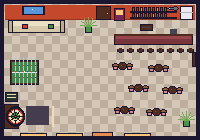
#> input picture assets/art/smokva/room.png, 200 x 140 px
$ python create_davor_photo_concept.py
#> lines starting #> are read from the running program, lines starting #| are printed output that depends on the picture
#!/usr/bin/python3
"""Concept sheet: an easter egg in Krešo's bar on Smokva.

A faded photo hangs on the wall between the TV and the back door. It shows a
Davor at about 40, his beard still brown, drinking at this counter with a Brine
of about 20 with white eyes, the one Krešo half remembers: the Voice from
R-7, before his body was destroyed. They knew each other
and came here together. A younger Krešo stands behind the counter.

Writes art/concepts/davor_photo_concept.png and, for the game,
assets/art/smokva/davor_photo.png (the framed photo, shown big when the player
looks at it) and assets/art/smokva/photo_frame.png (the small frame on the
bar wall, drawn at the room's own scale).
"""
import random
from pathlib import Path

from PIL import Image, ImageDraw, ImageFont

ROOT = Path(__file__).resolve().parent.parent
OUT = ROOT / "art/concepts/davor_photo_concept.png"
ASSETS = ROOT / "assets/art/smokva"
## Where the small frame hangs in assets/art/smokva/room.png, top left.
FRAME_AT = (60, 6)
FONT = ImageFont.load_default()

INK = (28, 23, 48)
CREAM = (238, 222, 184)
YELLOW = (236, 192, 56)
WALL_RED = (196, 72, 44)
WALL_RED_DARK = (150, 52, 34)
COUNTER = (128, 40, 52)
COUNTER_DARK = (92, 28, 40)
COUNTER_TOP = (160, 64, 72)
SHELF = (70, 44, 34)
SKIN = (222, 170, 120)
SKIN_DARK = (186, 132, 92)
DAVOR_BEARD = (122, 80, 44)
DAVOR_CAP = (198, 200, 206)
DAVOR_VEST = (108, 92, 64)
DAVOR_SHIRT = (214, 214, 206)
DAVOR_EYE = (70, 130, 220)
BRINE_HAIR = (46, 32, 30)
BRINE_HAIR_SHINE = (96, 70, 58)
DAVOR_GREY = (176, 166, 150)
BRINE_CLOAK = (78, 96, 84)
BRINE_CLOAK_DARK = (56, 70, 62)
BRINE_EYE = (255, 255, 255)
BRINE_GLOW = (200, 236, 255)
KRESO_HAIR = (44, 30, 26)
KRESO_APRON = (34, 90, 56)
KRESO_DOT = (236, 200, 60)
TOWEL = (236, 232, 214)
BEER = (236, 176, 48)
FOAM = (250, 246, 230)
GLASS = (200, 220, 230)
FRAME = (92, 56, 34)
FRAME_LIGHT = (140, 92, 56)


def rect(d, x, y, w, h, colour):
    d.rectangle((x, y, x + w - 1, y + h - 1), fill=colour)


def mug(d, x, y):
    """A beer mug, 4x5, handle on the right."""
    rect(d, x, y + 1, 4, 4, BEER)
    rect(d, x, y, 4, 1, FOAM)
    d.point((x + 4, y + 2), fill=GLASS)
    d.point((x + 4, y + 3), fill=GLASS)


def davor(d, x, y):
    """Davor at about 40: the same grey cap and blue eyes, a brown beard with the
    first grey in it, raising a beer."""
    rect(d, x + 1, y, 8, 3, DAVOR_CAP)                 # cap
    rect(d, x + 1, y + 3, 8, 6, SKIN)                  # face
    d.point((x + 3, y + 5), fill=DAVOR_EYE)
    d.point((x + 6, y + 5), fill=DAVOR_EYE)
    rect(d, x + 1, y + 7, 8, 4, DAVOR_BEARD)           # beard
    rect(d, x + 3, y + 7, 4, 1, SKIN_DARK)             # grin
    d.point((x + 1, y + 9), fill=DAVOR_GREY)           # first grey in the beard
    d.point((x + 8, y + 8), fill=DAVOR_GREY)
    rect(d, x + 0, y + 11, 10, 10, DAVOR_SHIRT)        # shirt
    rect(d, x + 2, y + 11, 6, 10, DAVOR_VEST)          # vest
    rect(d, x - 2, y + 6, 2, 6, DAVOR_SHIRT)           # raised arm
    mug(d, x - 4, y + 1)


def brine(d, x, y):
    """The Voice at about 20, a Brine already: as tall as Davor, handsome, dark
    hair swept to one side, a strong jaw, a sure half-smile, white eyes with a
    faint glow, an open travel jacket over a light shirt, one arm over Davor's
    shoulder."""
    rect(d, x + 1, y + 1, 9, 3, BRINE_HAIR)            # hair, swept to the right
    rect(d, x + 3, y, 7, 1, BRINE_HAIR)
    rect(d, x + 4, y + 1, 4, 1, BRINE_HAIR_SHINE)      # shine
    rect(d, x + 7, y + 4, 3, 1, BRINE_HAIR)            # fringe falling over the brow
    rect(d, x + 1, y + 4, 9, 7, SKIN)                  # face
    rect(d, x + 1, y + 4, 1, 3, BRINE_HAIR)            # sideburn
    rect(d, x + 3, y + 5, 2, 1, BRINE_HAIR)            # brows
    rect(d, x + 7, y + 5, 2, 1, BRINE_HAIR)
    for ex in (x + 4, x + 7):
        d.point((ex - 1, y + 6), fill=BRINE_GLOW)
        d.point((ex, y + 6), fill=BRINE_EYE)
    d.point((x + 6, y + 7), fill=SKIN_DARK)            # nose
    d.point((x + 6, y + 8), fill=SKIN_DARK)
    rect(d, x + 4, y + 9, 3, 1, SKIN_DARK)             # half-smile, up at one corner
    d.point((x + 7, y + 8), fill=SKIN_DARK)
    rect(d, x + 1, y + 10, 1, 1, SKIN_DARK)            # jaw
    rect(d, x + 9, y + 10, 1, 1, SKIN_DARK)
    rect(d, x + 3, y + 11, 5, 1, SKIN_DARK)            # neck shadow
    rect(d, x, y + 11, 11, 11, BRINE_CLOAK)            # jacket
    rect(d, x + 4, y + 11, 3, 11, DAVOR_SHIRT)         # open over a light shirt
    d.point((x + 3, y + 12), fill=BRINE_CLOAK_DARK)    # lapels
    d.point((x + 7, y + 12), fill=BRINE_CLOAK_DARK)
    rect(d, x - 6, y + 11, 7, 2, BRINE_CLOAK)          # arm over Davor's shoulder
    rect(d, x + 11, y + 12, 2, 5, BRINE_CLOAK)         # other arm, holding a beer on the counter
    mug(d, x + 11, y + 16)


def kreso(d, x, y):
    """Krešo, younger, behind the counter: dark hair, a shorter beard, the dotted apron
    and the towel on his shoulder, wiping a glass as always."""
    rect(d, x + 1, y, 8, 3, KRESO_HAIR)
    rect(d, x + 1, y + 3, 8, 5, SKIN)
    d.point((x + 3, y + 4), fill=INK)
    d.point((x + 6, y + 4), fill=INK)
    rect(d, x + 1, y + 6, 8, 3, KRESO_HAIR)
    rect(d, x, y + 9, 10, 10, KRESO_APRON)
    for dx, dy in ((2, 11), (6, 13), (3, 16)):
        d.point((x + dx, y + dy), fill=KRESO_DOT)
    rect(d, x - 1, y + 9, 2, 6, TOWEL)
    rect(d, x + 10, y + 10, 3, 4, GLASS)


def photo_scene():
    """The photo at native size, 84x60, before it fades."""
    img = Image.new("RGBA", (84, 60), WALL_RED)
    d = ImageDraw.Draw(img)
    rect(d, 0, 22, 84, 38, WALL_RED_DARK)
    # Bottle shelf behind the counter.
    rect(d, 40, 6, 44, 2, SHELF)
    rect(d, 40, 16, 44, 2, SHELF)
    rng = random.Random(3)
    for row in (1, 11):
        for bx in range(42, 82, 3):
            colour = rng.choice([(60, 120, 70), (120, 70, 40), (200, 190, 150), (70, 80, 140)])
            rect(d, bx, row, 2, 5, colour)
    kreso(d, 58, 20)
    # The counter in front, the two friends leaning on it.
    davor(d, 14, 22)
    brine(d, 30, 21)
    rect(d, 0, 42, 84, 3, COUNTER_TOP)
    rect(d, 0, 45, 84, 15, COUNTER)
    rect(d, 0, 52, 84, 1, COUNTER_DARK)
    mug(d, 66, 38)
    return img


def faded(img):
    """An old print: warm, washed-out colours, a darker edge, a crease and a torn corner."""
    w, h = img.size
    out = Image.new("RGBA", img.size)
    for y in range(h):
        for x in range(w):
            r, g, b, a = img.getpixel((x, y))
            grey = (r + g + b) / 3
            r, g, b = (grey * 0.45 + r * 0.55, grey * 0.45 + g * 0.55, grey * 0.45 + b * 0.55)
            r, g, b = r * 1.04 + 18, g * 0.98 + 12, b * 0.86
            edge = min(x, y, w - 1 - x, h - 1 - y)
            if edge < 4:
                r, g, b = r * (0.82 + 0.045 * edge), g * (0.82 + 0.045 * edge), b * (0.82 + 0.045 * edge)
            out.putpixel((x, y), (int(min(255, r)), int(min(255, g)), int(min(255, b)), a))
    d = ImageDraw.Draw(out)
    for i in range(h):
        x = 52 + i // 9
        r, g, b, a = out.getpixel((x, i))
        out.putpixel((x, i), (min(255, r + 26), min(255, g + 24), min(255, b + 20), a))
    d.polygon([(w - 1, h - 6), (w - 1, h - 1), (w - 6, h - 1)], fill=(0, 0, 0, 0))
    # The Brine's eyes stay white; they never fade on any print.
    for ex in (34, 37):
        out.putpixel((ex, 27), BRINE_EYE + (255,))
    return out


def framed(photo):
    w, h = photo.size
    img = Image.new("RGBA", (w + 8, h + 8), FRAME)
    d = ImageDraw.Draw(img)
    d.rectangle((0, 0, w + 7, h + 7), outline=INK)
    d.rectangle((2, 2, w + 5, h + 5), outline=FRAME_LIGHT)
    img.alpha_composite(photo, (4, 4))
    return img


def wall_frame():
    """The photo as it looks on the wall from across the room: a 10x8 frame with
    two small figures and one white point for the eyes."""
    img = Image.new("RGBA", (10, 8), FRAME)
    d = ImageDraw.Draw(img)
    d.rectangle((0, 0, 9, 7), outline=INK)
    d.rectangle((2, 2, 7, 5), fill=(200, 160, 120))
    d.point((3, 3), fill=(120, 90, 60))
    d.point((6, 3), fill=(90, 66, 50))
    d.point((6, 2), fill=(255, 255, 255))
    return img


def wall_view():
    """The top of the bar room with the photo hung between the TV and the back door."""
    room = Image.open(ROOT / "assets/art/smokva/room.png").convert("RGBA").crop((0, 0, 200, 40))
    room.alpha_composite(wall_frame(), FRAME_AT)
    return room


def back_of_photo():
    img = Image.new("RGBA", (200, 70), (226, 212, 180, 255))
    d = ImageDraw.Draw(img)
    d.rectangle((0, 0, 199, 69), outline=(170, 150, 120))
    d.text((10, 10), "SMOKVA. D. and the kid.", font=FONT, fill=(70, 60, 90))
    d.text((10, 26), "Their tab is still open!!", font=FONT, fill=(70, 60, 90))
    d.text((10, 42), "            - K.", font=FONT, fill=(70, 60, 90))
    return img


def build():
    sheet = Image.new("RGBA", (1240, 580), (40, 34, 58, 255))
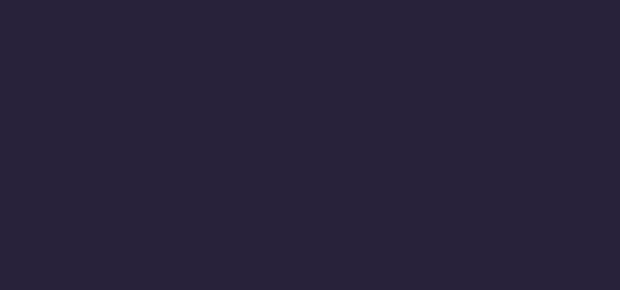
#> sheet: PIL image 1240x580 RGBA (shown at 1/2 size); mean R, G, B, A 40, 34, 58, 255
    d = ImageDraw.Draw(sheet)

    def label(x, y, title):
        d.rectangle((x, y, x + int(d.textlength(title, font=FONT)) + 8, y + 13), fill=YELLOW, outline=INK)
        d.text((x + 4, y + 1), title, font=FONT, fill=INK)

    def panel(img, x, y, scale, title, note):
        big = img.resize((img.width * scale, img.height * scale), Image.NEAREST)
        sheet.alpha_composite(big, (x, y + 18))
        label(x, y, title)
        d.text((x, y + 24 + big.height), note, font=FONT, fill=CREAM)

    panel(framed(faded(photo_scene())), 20, 10, 7, "THE PHOTO (shown big when you look at it)",
          "Davor at about 40, beard still brown with the first grey, the same grey cap and blue eyes, raises a beer.\n"
          "The Brine, about 20, has an arm over his shoulder: handsome, dark hair swept aside, a half-smile, white eyes. He is the Voice from R-7.\n"
          "Behind the counter, a younger Kreso wipes a glass. The colours have faded; the white eyes have not.")
#> in faded, `w, h = img.size`: w = 84; h = 60
#> after the loop in faded, `for y in range(h):`:
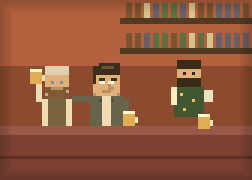
#> out: PIL image 84x60 RGBA (shown 3 times larger); mean R, G, B, A 141.8, 85.9, 59.5, 255
#> the loop in faded, `for i in range(h):` made 60 passes
#> (r, g, b) on passes 1 to 8: (146, 79, 50), (89, 84, 89), (93, 88, 94), (98, 93, 98), (103, 97, 103), (103, 97, 103), (81, 57, 35), (81, 57, 35)
#> in framed, `w, h = photo.size`: w = 84; h = 60
#> in framed, `img = Image.new("RGBA", (w + 8, h + 8), FRAME)`:
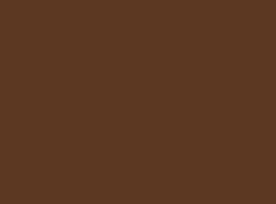
#> img: PIL image 92x68 RGBA (shown 3 times larger); mean R, G, B, A 92, 56, 34, 255
#> in framed, `img.alpha_composite(photo, (4, 4))`:
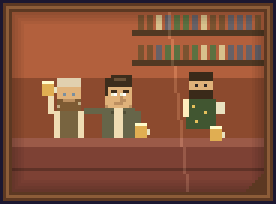
#> img: PIL image 92x68 RGBA (shown 3 times larger); mean R, G, B, A 131.4, 80.4, 56.5, 255
    panel(wall_view(), 700, 10, 2, "WHERE IT HANGS",
          "Top wall of the bar, between the TV and the back door.\nA small frame you can walk up to and look at.")
#> call 2 of panel, with x = 700, y = 10, scale = 2, title = 'WHERE IT HANGS'
#> in panel (call 2), `big = img.resize((img.width * scale, img.height * scale), Image.NEAREST)`:
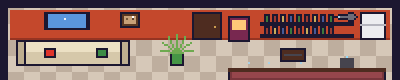
#> big: PIL image 400x80 RGBA; mean R, G, B, A 145.7, 110.3, 103.6, 255
    panel(back_of_photo(), 700, 160, 2, "THE BACK OF THE PHOTO",
          "Kreso's handwriting.")
#> call 3 of panel, with x = 700, y = 160, scale = 2, title = 'THE BACK OF THE PHOTO', note = "Kreso's handwriting."
#> in panel (call 3), `big = img.resize((img.width * scale, img.height * scale), Image.NEAREST)`:
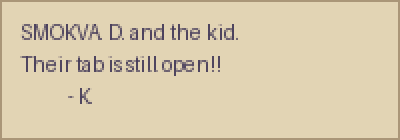
#> big: PIL image 400x140 RGBA; mean R, G, B, A 218.4, 204.3, 174.6, 255
    d.text((700, 340), "LOOKING AT IT (proposed lines)", font=FONT, fill=YELLOW)
    d.multiline_text((700, 360),
                     "\"A faded photo in a wooden frame. Two men drinking at this counter.\n"
                     " One is Davor, years younger. The other is a young man with white eyes.\"\n\n"
                     "Turn it over: the back of the photo.\n\n"
                     "Then, if Kreso is asked about it:\n"
                     "Kreso: \"What photo? There's no photo there. There's never been a photo.\"\n"
                     "Kreso: \"...They never paid, you know. Either of them.\"\n\n"
                     "Once Donat has joined, he can look at it too:\n"
                     "Donat: \"That one with the cap has my eyes. ...Weird. Whatever.\"",
                     font=FONT, fill=CREAM, spacing=4)
    OUT.parent.mkdir(parents=True, exist_ok=True)
    sheet.save(OUT)
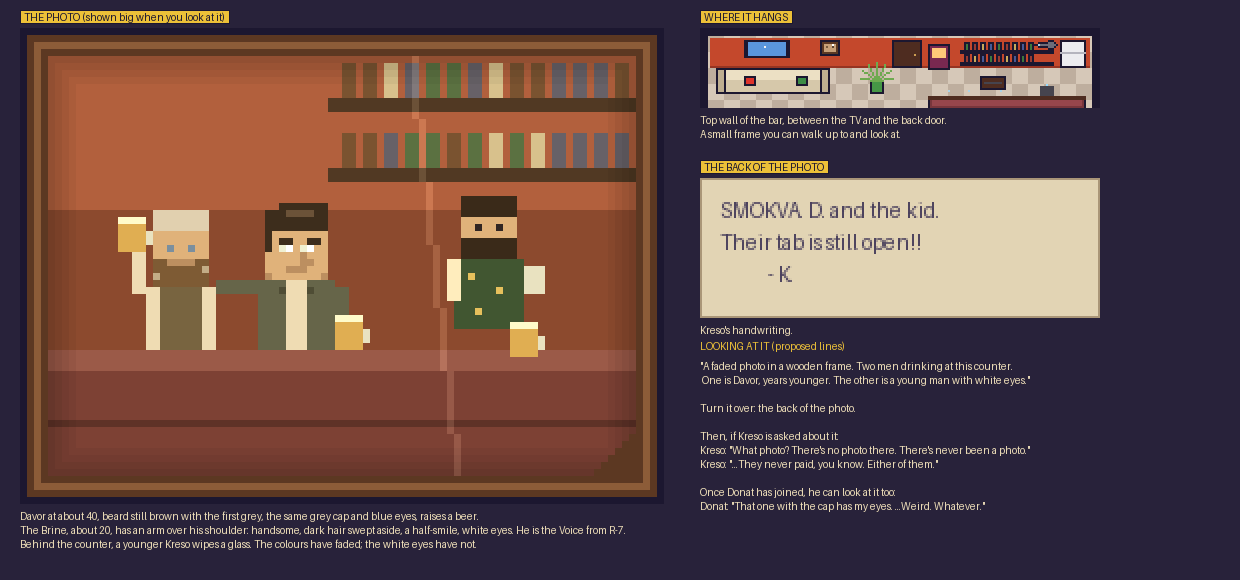
#> saved as davor_photo_concept.png: PIL image 1240x580 RGBA; mean R, G, B, A 101.2, 73.7, 69.9, 255
    framed(faded(photo_scene())).save(ASSETS / "davor_photo.png")
#> the loop in faded (call 2), `for i in range(h):` made 60 passes
    wall_frame().save(ASSETS / "photo_frame.png")
    print("wrote", OUT)


if __name__ == "__main__":
    build()
